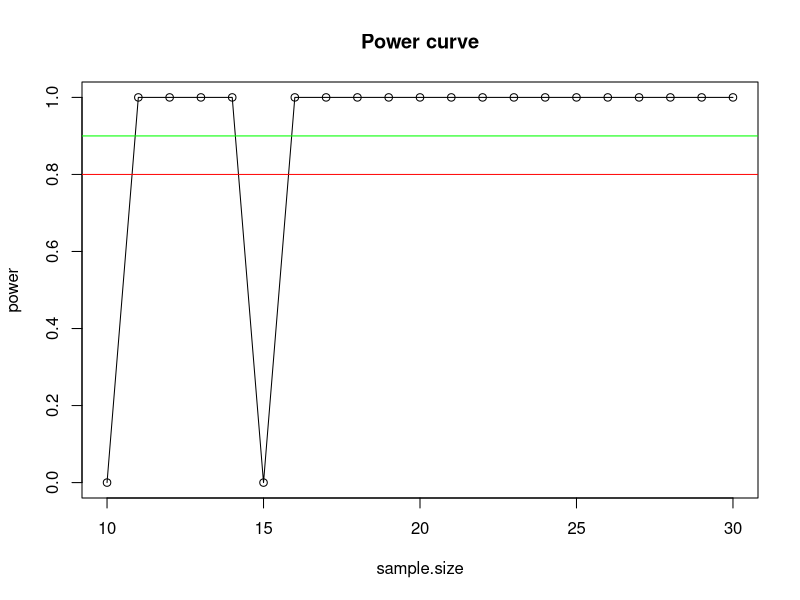
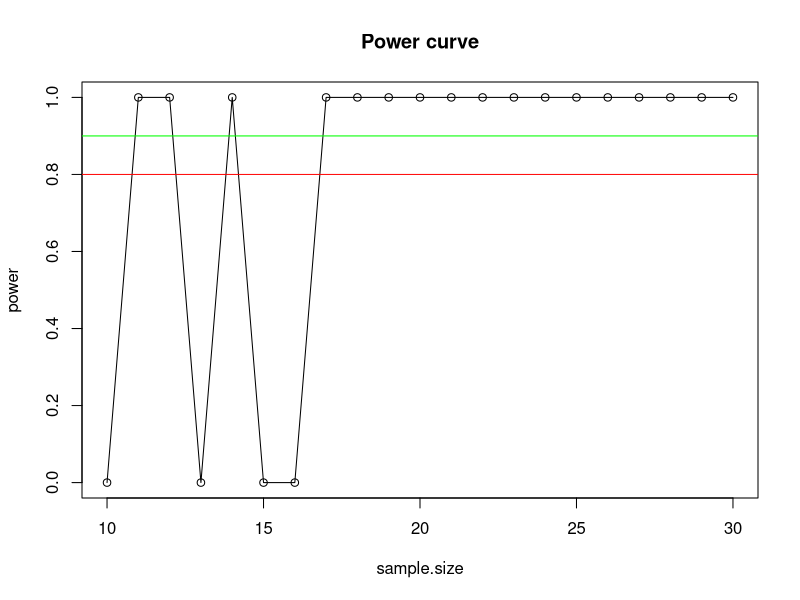

Write the R code that produced these figures, in order.
## ---- chunk 1
library(lme4)

pwr_calc <- function(b0,b1,b0_sd,res_sd,nsims,ssizes) {
  # intialize data frame to store the output 
  pwr <- data.frame() 
  
  for (s in 1:length(ssizes)) {
    for (n in 1:nsims) {
      # df index
      idx <- (s-1) * nsims + n
      
      # current sample size
      ssize <- ssizes[s]
      
      # conditions factor
      conds <- rep(c(0,1,2),ssize)
      
      # subject id's
      subs <- rep(1:ssize, each = length(unique(conds)))
      
      # add intercept
      intercept <- rep(rnorm(ssize,b0,b0_sd), each = length(unique(conds)))
      
      # add condition effect
      beta1 <- rep(b1,each= length(unique(conds)))*conds
      
      # add residual noise
      residuals <- rnorm(length(subs),0,res_sd)
      
      # collect in a dataframe and calculate simulated measured outcome (y)
      d <- data.frame('cond' = as.character(conds), 
                      'sub' = subs,
                      'b0' = intercept,
                      'b1' = beta1,
                      'res' = residuals,
                      'y' = intercept + beta1 + residuals)
      
      # fit models
      m0 <- lmer(y~1 + (1|sub), data = d, REML = FALSE)
      m1 <- lmer(y~cond + (1|sub), data = d, REML = FALSE)
      
      # perform likelihood ratio test
      test <- anova(m0,m1)
      
      #store output of simulation
      pwr[idx,'sim'] <- n
      pwr[idx, 'ssize'] <- ssize
      pwr[idx, 'b0'] <- summary(m1)$coefficients[1]
      pwr[idx, 'b1'] <- summary(m1)$coefficients[2]
      pwr[idx, 'sd_int'] <- attr(summary(m1)$varcor$sub,"stddev") 
      pwr[idx, 'sd_res'] <- summary(m1)$sigma
      pwr[idx, 'x2'] <- test$Chisq[2]
      pwr[idx, 'p'] <- test$`Pr(>Chisq)`[2]
    }
  }
  return(pwr)
}

## ---- chunk 2

e0 <- 3 # uV # uV # intercept (in fT or micro Volts)
e1 <- -1 # -1 uv # uV # minimum difference between conditions
e0_sd <- 0.95 # 0.95 uV # standard deviation of the intercept 
eres_sd <- 1.5 # 1.5 uV # residual standard deviation
nsims <- 1 # number of simulations per sample size
ssizes <- 10:30 # sample sizes

set.seed(777)
pwr2 <- pwr_calc(e0,e1,e0_sd,eres_sd,nsims,ssizes)



summary2 <- aggregate(pwr2$p,by = list(pwr2$ssize), FUN = function(x) sum(x < 0.05)/length(x))
colnames(summary2) <- c('sample.size','power')
print(summary2)

## ---- chunk 3
with(summary2, plot(sample.size, power, type = 'ol')) 
abline(h=.8, col='red')
abline(h=.9, col='green')
title('Power curve')
## ---- chunk 4

e3 <- -.8 # -1 uv # uV # minimum difference between conditions

set.seed(777)
pwr2 <- pwr_calc(e0,e3,e0_sd,eres_sd,nsims,ssizes)

summary3 <- aggregate(pwr2$p,by = list(pwr2$ssize), FUN = function(x) sum(x < 0.05)/length(x))
colnames(summary3) <- c('sample.size','power')
print(summary3)

## ---- chunk 5
with(summary3, plot(sample.size, power, type = 'ol')) 
abline(h=.8, col='red')
abline(h=.9, col='green')
title('Power curve')
